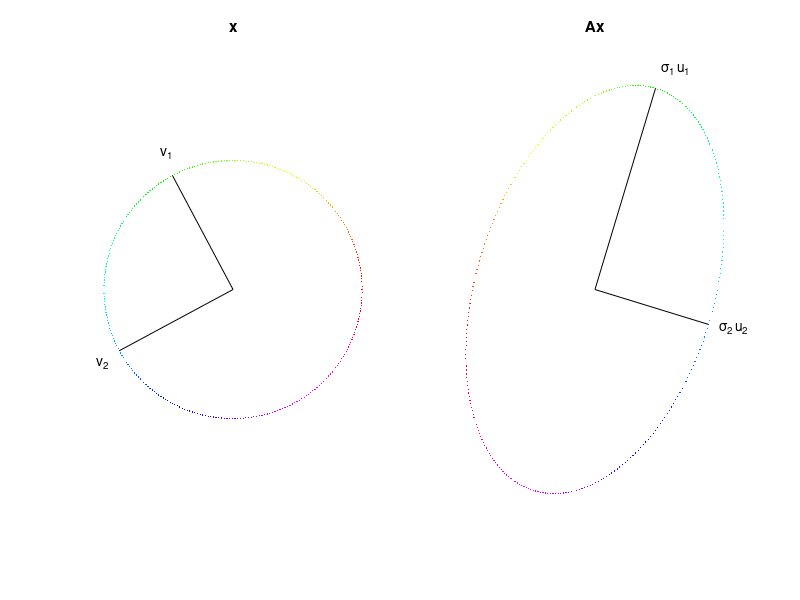

This chart was generated by the following MATLAB code:

A = [-2 0; -1 3];
t = linspace(0,2*pi,300);
x1 = cos(t);  x2 = sin(t);
x = [x1;x2];  Ax = A*x;
subplot(121), scatter(x1,x2,4,t,'.'), axis equal, axis off, title('x')
subplot(122), scatter(Ax(1,:),Ax(2,:),4,t,'.'), axis equal, axis off, title('Ax')
colormap(hsv)

normAx = sqrt( sum(Ax.^2,1) );  % 2-norms of all the vectors
[sigma1,k1] = max(normAx);  [sigma2,k2] = min(normAx);
sigma = [ sigma1 sigma2 ]
U = [ Ax(:,k1)/sigma1 Ax(:,k2)/sigma2 ]

V = [ x(:,k1) x(:,k2) ]

subplot(121), scatter(x1,x2,4,t,'.'), axis equal, axis off, title('x')
hold on, plot([0 0; V(1,:)],[0 0; V(2,:)], 'k' )
text(1.2*V(1,:),1.2*V(2,:),{'v_1','v_2'})
subplot(122), scatter(Ax(1,:),Ax(2,:),4,t,'.'), axis equal, axis off, title('Ax')
hold on, plot([0 0; U(1,:).*sigma],[0 0; U(2,:).*sigma], 'k' )
text(1.1*U(1,:).*sigma,1.1*U(2,:).*sigma,{'\sigma_1 u_1','\sigma_2 u_2'})
colormap(hsv)

[U,S,V] = svd(A)

A = rand(4,3); 
[U,S,V] = svd(A)       % full SVD
[U1,S1,V] = svd(A,0)   % thin SVD

U1'*U1    % n by n identity
U1*U1'    % NOT the m by m identity
